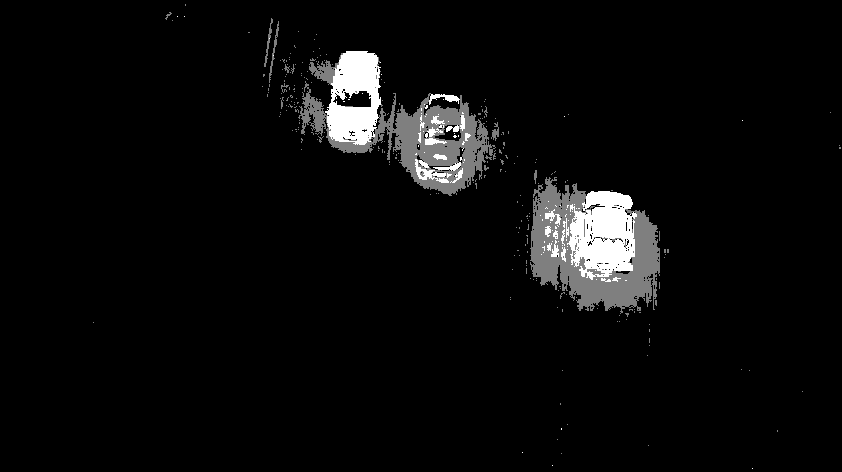
#> input picture carcount.png, 842 x 472 px, given in place of traf.mp4, which was not available
$ python part7.py   (older library calls are emulated)
#> lines starting #> are read from the running program, lines starting #| are printed output that depends on the picture; after the words box and inside, x2 and y2 are one past the last pixel; in counts of white or black regions, pixels touching at a corner belong together; pictures that were not available may be replaced by others from this repository, and a replacement may not be noted
### Person.py
from random import randint
import time

class MyPerson:
    tracks = []
    def __init__(self, i, xi, yi, max_age):
        self.i = i
        self.x = xi
        self.y = yi
        self.tracks = []
        self.R = randint(0,255)
        self.G = randint(0,255)
        self.B = randint(0,255)
        self.done = False
        self.state = '0'
        self.age = 0
        self.max_age = max_age
        self.dir = None
    def getRGB(self):
        return (self.R,self.G,self.B)
    def getTracks(self):
        return self.tracks
    def getId(self):
        return self.i
    def getState(self):
        return self.state
    def getDir(self):
        return self.dir
    def getX(self):
        return self.x
    def getY(self):
        return self.y
    # [5 lines left out: function updateCoords, not called in this run]
    def setDone(self):
        self.done = True
    def timedOut(self):
        return self.done
    # [27 lines left out: functions going_UP, going_DOWN, age_one, not called in this run]
class MultiPerson:
    # [9 lines left out: function __init__, not called in this run]

### part7.py
import numpy as np
import cv2
import Person
import time
cap = cv2.VideoCapture('traf.mp4') #Open video file
fgbg = cv2.createBackgroundSubtractorMOG2(detectShadows = True) #Create the background substractor
kernelOp = np.ones((3,3),np.uint8)
kernelCl = np.ones((11,11),np.uint8)
#Variables
font = cv2.FONT_HERSHEY_SIMPLEX
persons = []
max_p_age = 5
pid = 1
areaTH = 500
while(cap.isOpened()):
		ret, frame = cap.read() #read a frame
#> frame is the input picture: shape (472, 842, 3); min 0, max 255, mean 11.2

		fgmask = fgbg.apply(frame) #Use the substractor
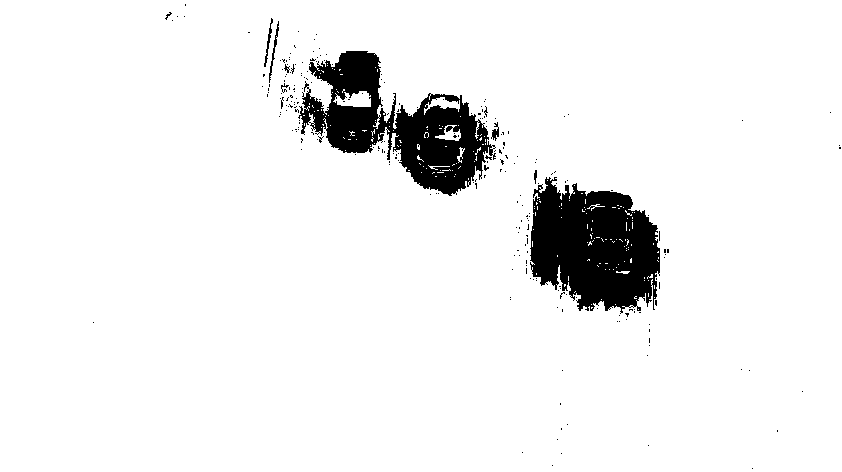
#> fgmask: shape (472, 842); values 127 (black) and 255 (white), 93.6% white; 250 black regions (242 under 20 px), largest, box (x1, y1, x2, y2) and area: (530, 177, 660, 314) 12476, (298, 51, 496, 196) 11823, (269, 21, 279, 83) 122
		try:
				ret,imBin= cv2.threshold(fgmask,200,255,cv2.THRESH_BINARY)
				#Opening (erode->dilate)
				mask = cv2.morphologyEx(imBin, cv2.MORPH_OPEN, kernelOp)
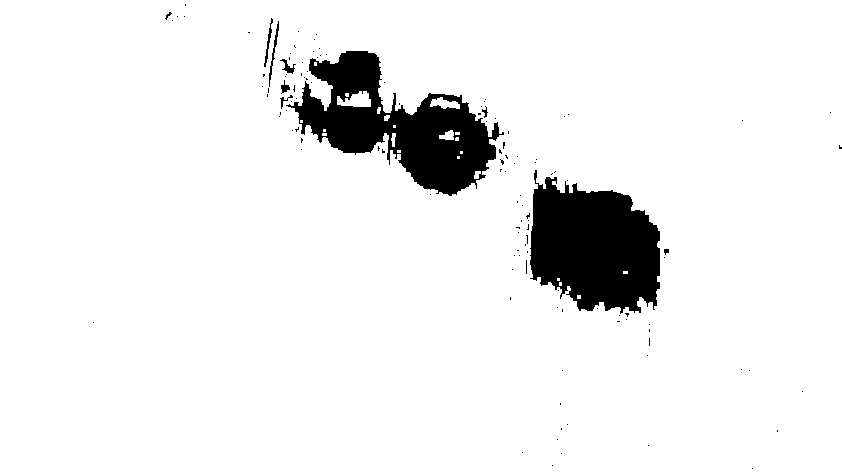
#> mask: shape (472, 842); 93.1% white; 124 black regions (114 under 20 px), largest, box (x1, y1, x2, y2) and area: (286, 51, 504, 196) 13381, (530, 170, 660, 314) 13306, (269, 21, 279, 87) 132
				#Closing (dilate -> erode)
				mask =  cv2.morphologyEx(mask , cv2.MORPH_CLOSE, kernelCl)
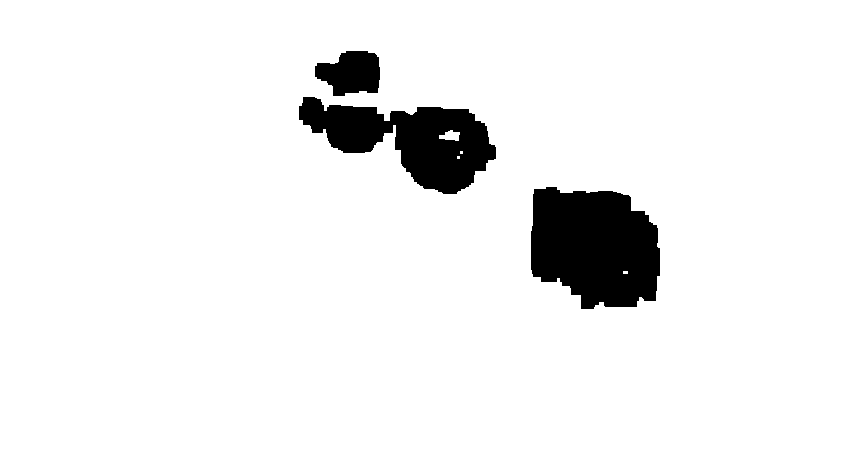
#> mask: shape (472, 842); 93.8% white; 3 black regions
		except:
				#if there are no more frames to show...
				print('EOF')
				break

		_, contours0, hierarchy = cv2.findContours(mask,cv2.RETR_EXTERNAL,cv2.CHAIN_APPROX_NONE)
#> contours0 = 1 contour; box (x1, y1, x2, y2) and area: (0, 0, 842, 472) 396111

		for cnt in contours0:
				cv2.drawContours(frame, cnt, -1, (0,255,0), 3, 8)
				area = cv2.contourArea(cnt)
				if area > areaTH:
						#################
						#   TRACKING    #
						#################
						M = cv2.moments(cnt)
						cx = int(M['m10']/M['m00'])
						cy = int(M['m01']/M['m00'])
						x,y,w,h = cv2.boundingRect(cnt)

						new = True
						for i in persons:
								if abs(x-i.getX()) <= w and abs(y-i.getY()) <= h:
										# the object is close to one that was already detected before
										new = False
										i.updateCoords(cx,cy)  #Update coordinates on the object and resets age
										break
						if new == True:
								p = Person.MyPerson(pid,cx,cy, max_p_age)
								persons.append(p)
								pid += 1
						cv2.circle(frame,(cx,cy), 5, (0,0,255), -1)
						img = cv2.rectangle(frame,(x,y),(x+w,y+h),(0,255,0),2)
						cv2.drawContours(frame, cnt, -1, (0,255,0), 3)
#> this loop made 1 pass
#> (area, cx, cy, x, y, w, h) on pass 1: (396111, 420, 235, 0, 0, 842, 472)
#> pass 1, `img = cv2.rectangle(frame,(x,y),(x+w,y+h),(0,255,0),2)`:
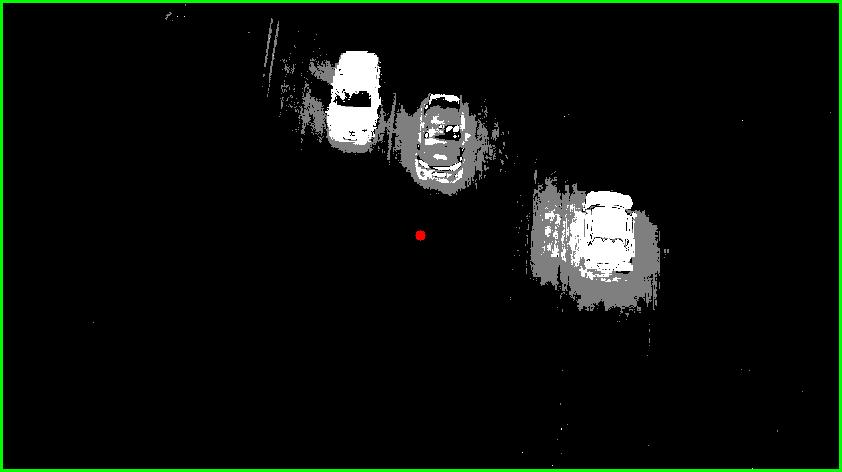
#> img: shape (472, 842, 3); mean B, G, R 11.2, 16.2, 11.2
#> after the loop, persons = 1 item; pid = 2
		for i in persons:
				if len(i.getTracks()) >= 2:
						pts = np.array(i.getTracks(), np.int32)
						pts = pts.reshape((-1,1,2))
						frame = cv2.polylines(frame,[pts],False,i.getRGB())
				if i.getId() == 9:
						print (str(i.getX()), ',', str(i.getY()))
				cv2.putText(frame, str(i.getId()),(i.getX(),i.getY()),font,0.3,i.getRGB(),1,cv2.LINE_AA)
#> this loop made 1 pass
#> frame: shape (472, 842, 3); 0.01% of pixels changed, all inside (x1, y1, x2, y2) = (421, 228, 426, 237)


		cv2.imshow('Frame',frame)

		#Abort and exit with 'Q' or ESC
		k = cv2.waitKey(30) & 0xff
#> (key Esc is pressed here)
		if k == 27:
				break
cap.release() #release video file
cv2.destroyAllWindows() #close all openCV windows
